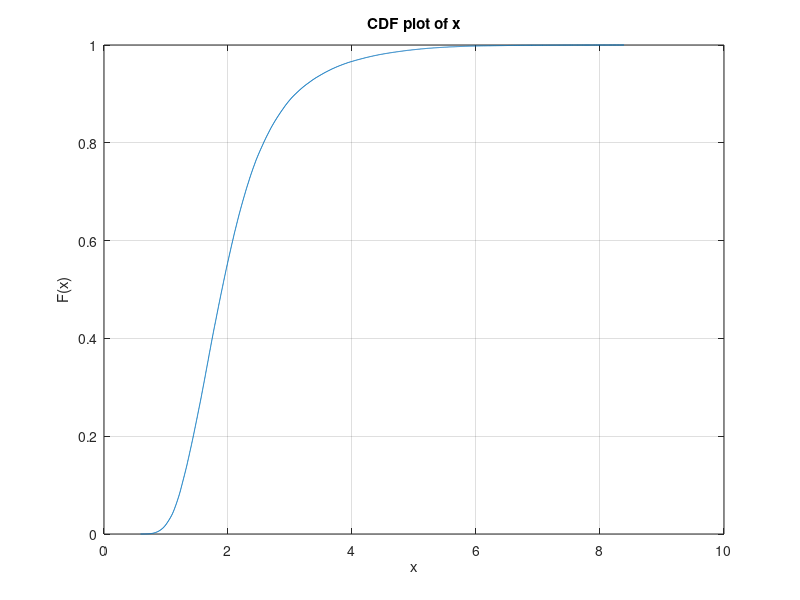

Recreate this plot in MATLAB. (Note: this script raises an error after producing the figure.)
clear
close all
%PF = it will plot something
load wave_height_banks_peninsula.mat
%
hs_obs = hs_obs(:); time_obs = time_obs(:);

cdfplot(hs_obs) % PF cdf = cumulative density function. find suitable thresholds to constrain GPthres.m. This is just a rough guide. looks like something between 2 and 6 metres would work (between 0.5 and 1)

tolerance =0.0001; % sometimes gpfit doesn't like having zero values, so add a tiny (inconsequential) amount
tthr = 3; % peaks over threshold (POT) separated by at least 3 days. Most weather systems in NZ are separated by 4-7 days
ythr = GPthres(time_obs,hs_obs+tolerance,2,6,0.1,tthr,1); % Automate threshold selection
disp(['GPD threshold selected: H_s = ' num2str(ythr) ' m'])
ARI = [1 2 5 10 20 50 100]; % This specifies the Average Recurrence Intervals (ARI) for output. Change these to what you like. 

[GPD,gpp,gpci,Sy,ARI_POT,POT_sorted] = GPDfit(hs_obs+tolerance,time_obs,tthr,ythr,ARI); % PF

figure; clf
semilogx([0 0],[0 0],'r',[0 0],[0 0],'b'); hold on;
semilogx(ARI_POT,POT_sorted,'ok'), 
hold on
semilogx(ARI,GPD(1,:),'r',ARI,GPD(2,:),'--r',ARI,GPD(3,:),'--r')
title('GPD fitted to peaks over threshold'), xlabel('Average recurrence interval (years)'), ylabel('H_s')

% Compare to annual maxima method. Don't need this but sometimes useful to 
AMy = AMcalc(time_obs,hs_obs,1); AM = AMy(:,3);
[gev,gevci] = gevfit(AM);
GEV = gevinv(1-ARI2AEP(ARI),gev(1),gev(2),gev(3));
GEV(2,:) = gevinv(1-ARI2AEP(ARI),gevci(1,1),gevci(1,2),gevci(1,3));
GEV(3,:) = gevinv(1-ARI2AEP(ARI),gevci(2,1),gevci(2,2),gevci(2,3));

figure;[AMari,AMsorted] = gringorten(AM,1,1);  hold on
semilogx(ARI,GEV(1,:),'k','LineWidth',2)
semilogx(ARI,GEV(2,:),'--k',ARI,GEV(3,:),'--k')
hold off
title('GEV fitted to annual maxima'), xlabel('Average recurrence interval  (years)'), ylabel('H_s')

figure(2) 
hold on
semilogx(ARI,GEV(1,:),'b'), semilogx(ARI,GEV(2,:),'--b',ARI,GEV(3,:),'--b'), 
semilogx(AMari,AMsorted,'+b')
hold off

legend('GPD-POT','GEV-AM'); 
